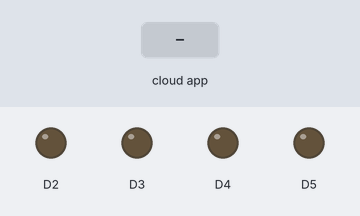
Bench run of a sketch on a simulated Arduino Due. Shown: output pins drawn as LEDs (lit = HIGH). The test bench sets the inputs (shaded band). The ROS host is connected and sends only what is stated.

Above: at 1.2 s.
1.3 s: the phone or cloud app sets linear.x to -100
At 2.3 s:
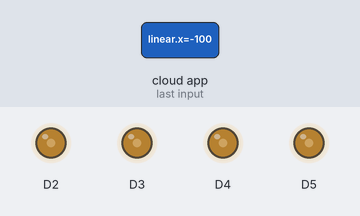
Timing chart, 0 to 4.3 s (numbered marks = the images above; inputs shaded):
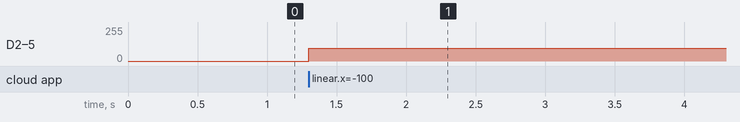

Measured:
- after the input at 1.3 s, D2–5: 0/255 → 95/255 at once

The sketch:

ros_matt_teensy.ino
```cpp
#include "AltEncoder.h"
#include "ros.h"
#include <geometry_msgs/Twist.h>

ros::NodeHandle nh;

const int pwm_zero_throttle = 1535;
const float pwm_throttle_scaler = 5.12;
bool failsafe=0;

void callback(const geometry_msgs::Twist& data) { //set targets to command, should be triggered by recieving command through serial in main loop
  rpmControl(2, data.linear.x, 0, 0);
  rpmControl(3, data.linear.y, 1, 1);
  rpmControl(4, data.linear.z, 2, 2);
  rpmControl(5, data.angular.x, 3, 3);
}

ros::Subscriber<geometry_msgs::Twist> sub("robot/motor_control_serial", &callback );

void setup()
{
  nh.initNode();
  nh.subscribe(sub);
  //nh.advertise(fuckyou);
  //define endstop pins
  pinMode(33, INPUT); //rotation bottom
  pinMode(34, INPUT); //rotation top
  pinMode(35, INPUT); //linear bottom
  pinMode(36, INPUT); //linear top

  int pwmfreq = 250;   //250hz = 4ms each
  analogWriteFrequency(2, pwmfreq);//drive1
  analogWriteFrequency(3, pwmfreq);//drive2
  analogWriteFrequency(4, pwmfreq);//drive3
  analogWriteFrequency(5, pwmfreq);//drive4
  analogWriteFrequency(6, pwmfreq);//linear
  analogWriteFrequency(7, pwmfreq);//rotation
  analogWriteResolution(12); //0 - 4095, at 250hz, 4ms is split into 4096 parts, 1~2ms is from 1023-2047, 1537 being the center
}

void loop() {
  nh.spinOnce();
  nh.subscribe(sub);
  delay(1);
} //end main loop


void rpmControl(int pin, float throttle, int enc, int rpm) { //throttle is from -100 to 100
  throttle = pwm_zero_throttle + constrain(throttle, -100, 100) * pwm_throttle_scaler; //convert to analogwrite value
  if (failsafe == 1) {
    analogWrite(pin, pwm_zero_throttle);//dont send it
  }
  else {
    analogWrite(pin, throttle);
  }
}
```
